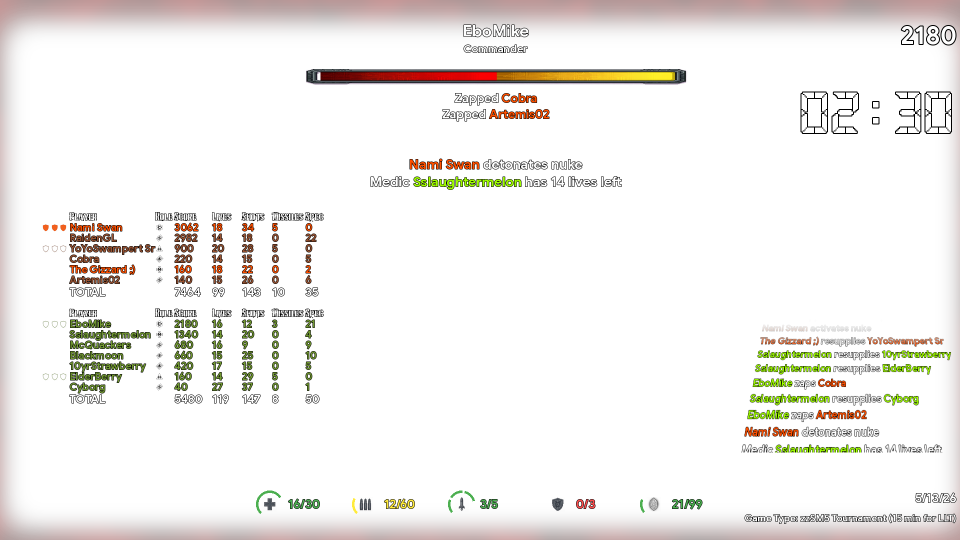
#> input picture image_at_150500.png, 1920 x 1080 px (shown at 1/2 size)
$ python -i lut.py   (imports and definitions only)
#> lines starting #> are read from the running program, lines starting #| are printed output that depends on the picture
#> further down, picture is the input picture: PIL image 1920x1080 RGBA; mean R, G, B, A 17, 7.6, 5.1, 24
"""3D Color Look-Up Table (LUT) loading, manipulation, and rendering.

This module provides the `Lut3D` class for managing 3D color lookup tables,
parsing and serializing Adobe `.cube` files, adjusting basic color grading
parameters (brightness, contrast, saturation, temperature, tint), and
applying color transformations to images.

Usage example:
    from lfdata.color_correction.lut import Lut3D

    lut = Lut3D()
    lut.brightness = 0.1
    lut.saturation = 1.2
    lut.recompute()
    filtered_img = lut.apply(image)
"""

from __future__ import annotations

from pathlib import Path

import numpy as np
from PIL import Image, ImageFilter

DEFAULT_LUT_SIZE: int = 17


class Lut3D:
    """Manages a 3D Look-Up Table with color grading parameter adjustments.

    Attributes:
        size: Size of the 3D cube along each dimension (e.g. 17 or 33).
        title: Descriptive title string stored in .cube metadata.
        brightness: Brightness offset parameter in range [-1.0, 1.0].
        contrast: Contrast multiplier parameter in range [0.0, 2.0].
        shadows: Shadow tone boost/cut parameter in range [-1.0, 1.0].
        deep_shadows: Deep near-black shadow boost in range [-1.0, 1.0].
        black_level: Black pedestal floor lift/cut in range [-1.0, 1.0].
        highlights: Highlight adjustment parameter in range [-1.0, 1.0].
        gamma: Midtone gamma power curve parameter (default 1.0).
        dark_expansion: Dark-region gamma expansion curvature (default 1.0).
        highlight_rolloff: Highlight rolloff for bright lights [0.0, 1.0].
        saturation: Saturation multiplier parameter in range [0.0, 2.0].
        temperature: Warm/cool color temperature bias in range [-1.0, 1.0].
        tint: Green/magenta color tint bias in range [-1.0, 1.0].
        base_table: Flat float list of base RGB values before adjustments.
        table: Flat float list of active RGB values after adjustments.
    """

    def __init__(self, size: int = DEFAULT_LUT_SIZE) -> None:
        """Initializes a Lut3D instance with an identity color table.

        Args:
            size: Dimension size of the 3D LUT (default 17).
        """
        self.size: int = size
        self.title: str = 'Identity'
        self.brightness: float = 0.0
        self.contrast: float = 1.0
        self.shadows: float = 0.0
        self.deep_shadows: float = 0.0
        self.black_level: float = 0.0
        self.highlights: float = 0.0
        self.gamma: float = 1.0
        self.dark_expansion: float = 1.0
        self.highlight_rolloff: float = 0.0
        self.saturation: float = 1.0
        self.temperature: float = 0.0
        self.tint: float = 0.0

        self.base_table: list[float] = []
        self.table: list[float] = []
        self._filter_cache: ImageFilter.Color3DLUT | None = None

        self.reset_to_identity()

    def reset_to_identity(self) -> None:
        """Resets the base table and grading parameters to identity values.

        Usage example:
            lut.reset_to_identity()
        """
        self.title = 'Identity'
        self.brightness = 0.0
        self.contrast = 1.0
        self.shadows = 0.0
        self.deep_shadows = 0.0
        self.black_level = 0.0
        self.highlights = 0.0
        self.gamma = 1.0
        self.dark_expansion = 1.0
        self.highlight_rolloff = 0.0
        self.saturation = 1.0
        self.temperature = 0.0
        self.tint = 0.0

        n = self.size
        total_points = n * n * n
        base: list[float] = [0.0] * (total_points * 3)

        idx = 0
        step = 1.0 / (n - 1) if n > 1 else 1.0
        for b_idx in range(n):
            b_val = b_idx * step
            for g_idx in range(n):
                g_val = g_idx * step
                for r_idx in range(n):
                    r_val = r_idx * step
                    base[idx] = r_val
                    base[idx + 1] = g_val
                    base[idx + 2] = b_val
                    idx += 3

        self.base_table = base
        self.recompute()

    # [19 lines left out: function reset_adjustments, not called in this run]

    def recompute(self) -> None:
        """Recomputes active table values from grading parameters.

        Applies brightness, contrast, black level, deep shadows, shadows,
        highlights, gamma, dark expansion, highlight rolloff, saturation,
        temperature, and tint adjustments across all LUT entries.

        Usage example:
            lut.recompute()
        """
        base_arr = np.array(self.base_table, dtype=np.float32).reshape(-1, 3)

        # 1. Brightness
        r = base_arr[:, 0] + self.brightness
        g = base_arr[:, 1] + self.brightness
        b = base_arr[:, 2] + self.brightness

        # 2. Contrast around 0.5 midpoint
        if self.contrast != 1.0:
            r = (r - 0.5) * self.contrast + 0.5
            g = (g - 0.5) * self.contrast + 0.5
            b = (b - 0.5) * self.contrast + 0.5

        # 3. Black level (lift / pedestal floor)
        if self.black_level != 0.0:
            r_c = np.clip(r, 0.0, 1.0)
            g_c = np.clip(g, 0.0, 1.0)
            b_c = np.clip(b, 0.0, 1.0)
            r = r + self.black_level * 0.25 * (1.0 - r_c)
            g = g + self.black_level * 0.25 * (1.0 - g_c)
            b = b + self.black_level * 0.25 * (1.0 - b_c)

        # 4. Deep Shadows (near-black shadow tone boost, peak ~17% luminance)
        if self.deep_shadows != 0.0:
            r_c = np.clip(r, 0.0, 1.0)
            g_c = np.clip(g, 0.0, 1.0)
            b_c = np.clip(b, 0.0, 1.0)
            ds_r = 15.0 * r_c * ((1.0 - r_c) ** 5)
            ds_g = 15.0 * g_c * ((1.0 - g_c) ** 5)
            ds_b = 15.0 * b_c * ((1.0 - b_c) ** 5)
            r = r + self.deep_shadows * 0.5 * ds_r
            g = g + self.deep_shadows * 0.5 * ds_g
            b = b + self.deep_shadows * 0.5 * ds_b

        # 5. Shadows (lifts mid-shadow tones without blowing out highlights)
        if self.shadows != 0.0:
            r_c = np.clip(r, 0.0, 1.0)
            g_c = np.clip(g, 0.0, 1.0)
            b_c = np.clip(b, 0.0, 1.0)
            r = r + self.shadows * 0.5 * (4.0 * r_c * ((1.0 - r_c) ** 2))
            g = g + self.shadows * 0.5 * (4.0 * g_c * ((1.0 - g_c) ** 2))
            b = b + self.shadows * 0.5 * (4.0 * b_c * ((1.0 - b_c) ** 2))

        # 6. Highlights (adjusts bright tones / prevents highlight clipping)
        if self.highlights != 0.0:
            r_c = np.clip(r, 0.0, 1.0)
            g_c = np.clip(g, 0.0, 1.0)
            b_c = np.clip(b, 0.0, 1.0)
            r = r + self.highlights * 0.3 * (r_c**2)
            g = g + self.highlights * 0.3 * (g_c**2)
            b = b + self.highlights * 0.3 * (b_c**2)

        # 7. Gamma curve with dark-region expansion
        # Brightens somewhat dark areas significantly (which are otherwise
        # imperceptible in dark laser tag arena footage) while smoothly
        # transitioning to pin peak white at 1.0.
        if self.gamma != 1.0 and self.gamma > 0.0:
            if self.gamma > 1.0:
                r_c = np.clip(r, 0.0, 1.0)
                g_c = np.clip(g, 0.0, 1.0)
                b_c = np.clip(b, 0.0, 1.0)
                # Boost effective gamma in dark regions where (1 - x)^2 is large
                dark_mult = 1.6 * max(0.0, self.dark_expansion)
                r_eff = 1.0 + (self.gamma - 1.0) * (
                    1.0 + dark_mult * ((1.0 - r_c) ** 2)
                )
                g_eff = 1.0 + (self.gamma - 1.0) * (
                    1.0 + dark_mult * ((1.0 - g_c) ** 2)
                )
                b_eff = 1.0 + (self.gamma - 1.0) * (
                    1.0 + dark_mult * ((1.0 - b_c) ** 2)
                )
                r = np.power(r_c, 1.0 / r_eff)
                g = np.power(g_c, 1.0 / g_eff)
                b = np.power(b_c, 1.0 / b_eff)
            else:
                inv_gamma = 1.0 / self.gamma
                r = np.power(np.clip(r, 0.0, None), inv_gamma)
                g = np.power(np.clip(g, 0.0, None), inv_gamma)
                b = np.power(np.clip(b, 0.0, None), inv_gamma)

        # 6. Highlight rolloff / soft clip for bright lights and LEDs
        if self.highlight_rolloff > 0.0:
            knee = 1.0 - 0.35 * self.highlight_rolloff
            denom = max(1e-5, 1.0 - knee)
            r_over = np.maximum(0.0, r - knee)
            g_over = np.maximum(0.0, g - knee)
            b_over = np.maximum(0.0, b - knee)
            r = np.where(r > knee, knee + denom * np.tanh(r_over / denom), r)
            g = np.where(g > knee, knee + denom * np.tanh(g_over / denom), g)
            b = np.where(b > knee, knee + denom * np.tanh(b_over / denom), b)

        # 7. Saturation (Rec. 709 luminance)
        if self.saturation != 1.0:
            lum = 0.2126 * r + 0.7152 * g + 0.0722 * b
            r = lum + self.saturation * (r - lum)
            g = lum + self.saturation * (g - lum)
            b = lum + self.saturation * (b - lum)

        # 8. Temperature (Warm shifts red up and blue down, cool opposite)
        if self.temperature != 0.0:
            temp_shift = self.temperature * 0.15
            r = r + temp_shift
            b = b - temp_shift

        # 9. Tint (Magenta shifts green down and red/blue up, green opposite)
        if self.tint != 0.0:
            tint_shift = self.tint * 0.15
            g = g - tint_shift
            r = r + tint_shift * 0.5
            b = b + tint_shift * 0.5

        # Clamp all values to valid [0.0, 1.0] range
        out_arr = np.clip(np.stack([r, g, b], axis=-1), 0.0, 1.0)
        self.table = out_arr.flatten().tolist()
        self._filter_cache = None

    def to_color3dlut(self) -> ImageFilter.Color3DLUT:
        """Returns a PIL ImageFilter.Color3DLUT instance for image filtering.

        Returns:
            ImageFilter.Color3DLUT: Configured Pillow 3D LUT filter.

        Usage example:
            filter_lut = lut.to_color3dlut()
        """
        if self._filter_cache is None:
            self._filter_cache = ImageFilter.Color3DLUT(self.size, self.table)
        return self._filter_cache

    def apply(self, image: Image.Image) -> Image.Image:
        """Applies the current 3D LUT transformation to a PIL Image.

        Args:
            image: Source RGB or RGBA PIL Image.

        Returns:
            Image.Image: Filtered PIL Image with color correction applied.

        Usage example:
            corrected = lut.apply(image=raw_frame)
        """
        lut_filter = self.to_color3dlut()
        if image.mode != 'RGB':
            rgb_image = image.convert('RGB')
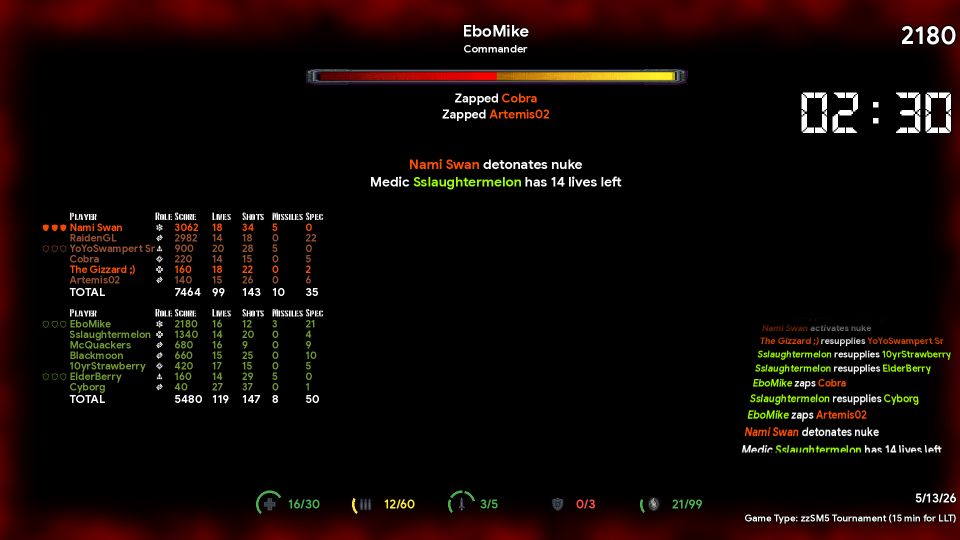
#> rgb_image: PIL image 1920x1080 RGB (shown at 1/2 size); mean R, G, B 17, 7.6, 5.1
            filtered_rgb = rgb_image.filter(lut_filter)
            if image.mode == 'RGBA':
                r, g, b = filtered_rgb.split()
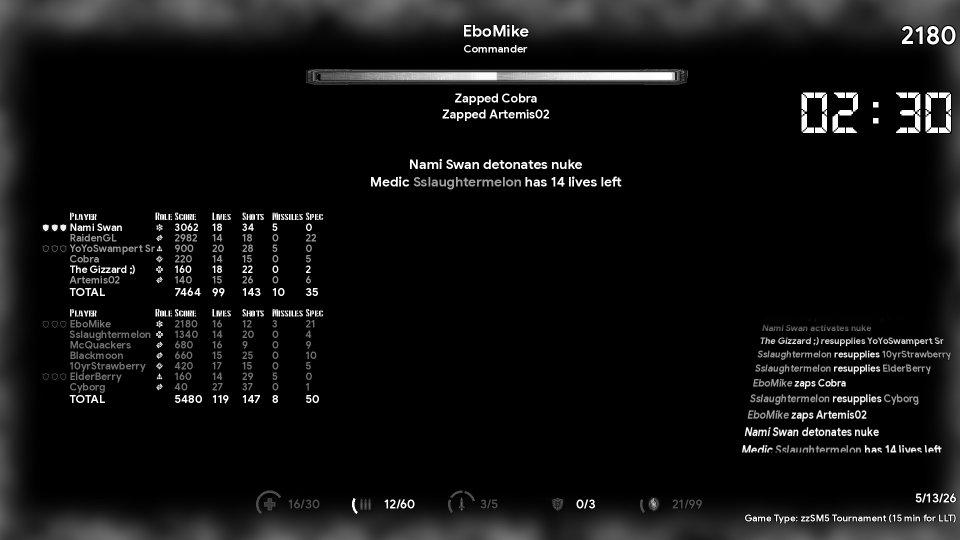
#> r: PIL image 1920x1080 L (shown at 1/2 size); min 0, max 255, mean 17
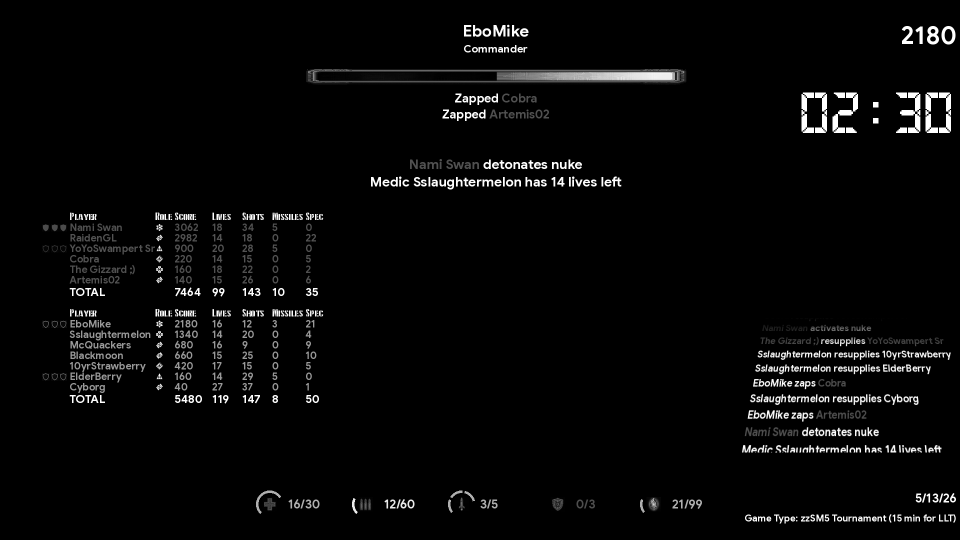
#> g: PIL image 1920x1080 L (shown at 1/2 size); min 0, max 255, mean 7.6
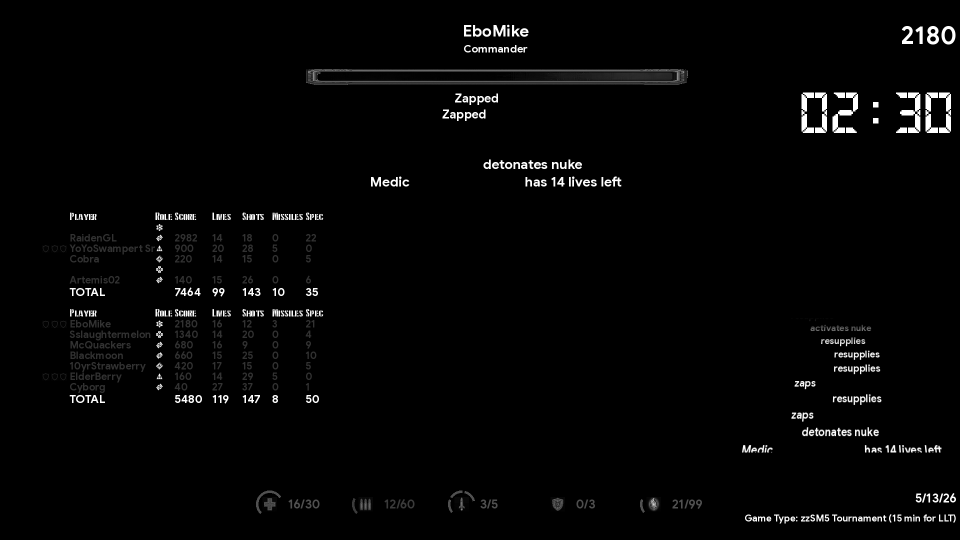
#> b: PIL image 1920x1080 L (shown at 1/2 size); min 0, max 255, mean 5.1
                alpha = image.split()[3]
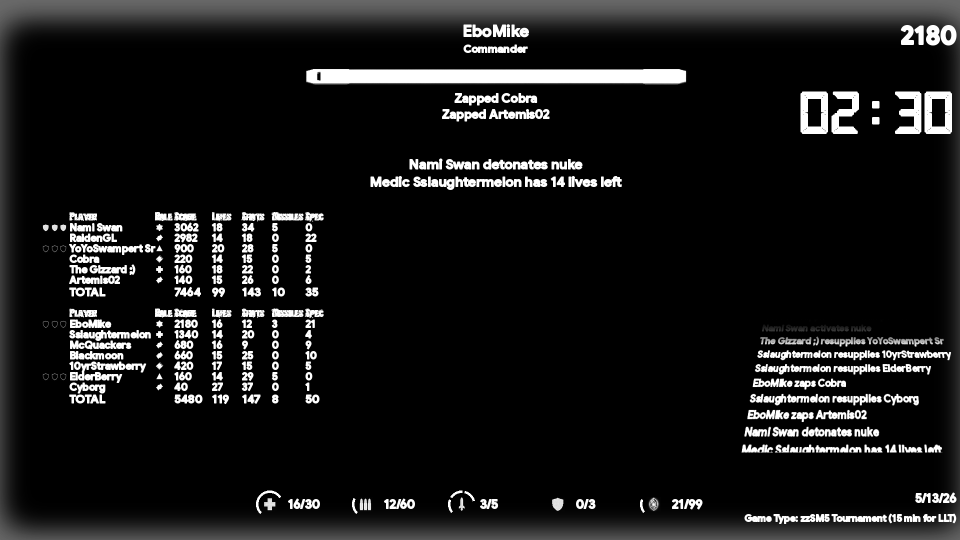
#> alpha: PIL image 1920x1080 L (shown at 1/2 size); min 0, max 255, mean 24
                return Image.merge('RGBA', (r, g, b, alpha))
            return filtered_rgb
        return image.filter(lut_filter)

    # [222 lines left out: functions apply_to_image, to_cube_text, from_cube_text, load_cube, load_cube_file, save_cube and 2 more, not called in this run]

>>> from PIL import Image
>>> picture = Image.open('../../../image_at_150500.png')
>>> result = Lut3D().apply(picture)
